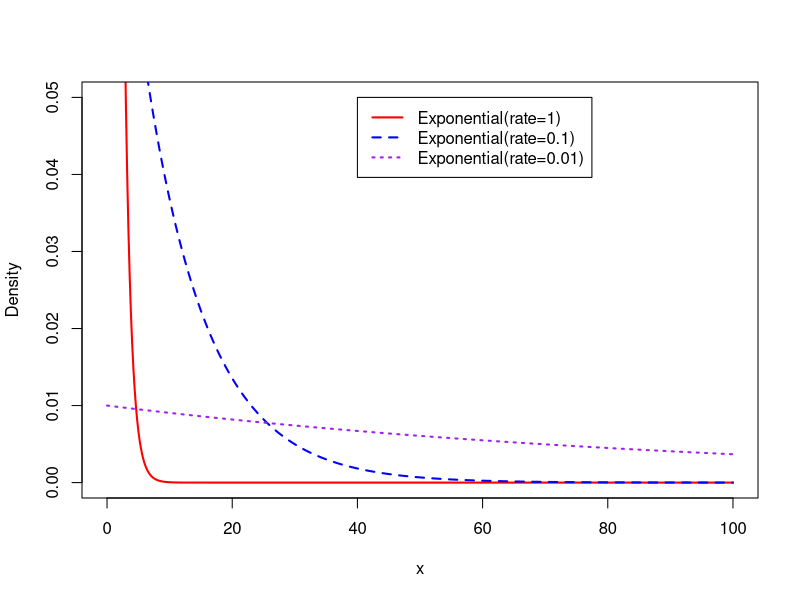

Write R code to recreate this figure.
## pdf of Exponential distributions

x <- seq(0,100,length=500)
exp_1 <- dexp(x, rate = 1, log = FALSE)
exp_2 <- dexp(x, rate = 0.1, log = FALSE)
exp_3 <- dexp(x, rate = 0.01, log = FALSE)
#jpeg("Ch4_Exponential.jpeg", width = 6, height = 4, units = 'in', res = 1800)  # save the plot as jpeg format
plot(x,exp_1,type="l",ylab="Density",xlab="x",lty=1,lwd=2,col="red",ylim=c(0,0.05)) # plot 1st pdf
lines(x,exp_2,lty=2,lwd=2,col="blue") # add 2nd pdf 
lines(x,exp_3,lty=3,lwd=2,col="purple") # add 3rd pdf 
legend(40,0.05,c("Exponential(rate=1)","Exponential(rate=0.1)","Exponential(rate=0.01)"),lty=c(1,2,3),lwd=c(2,2,2),col=c("red","blue","purple")) # add legend
#dev.off()